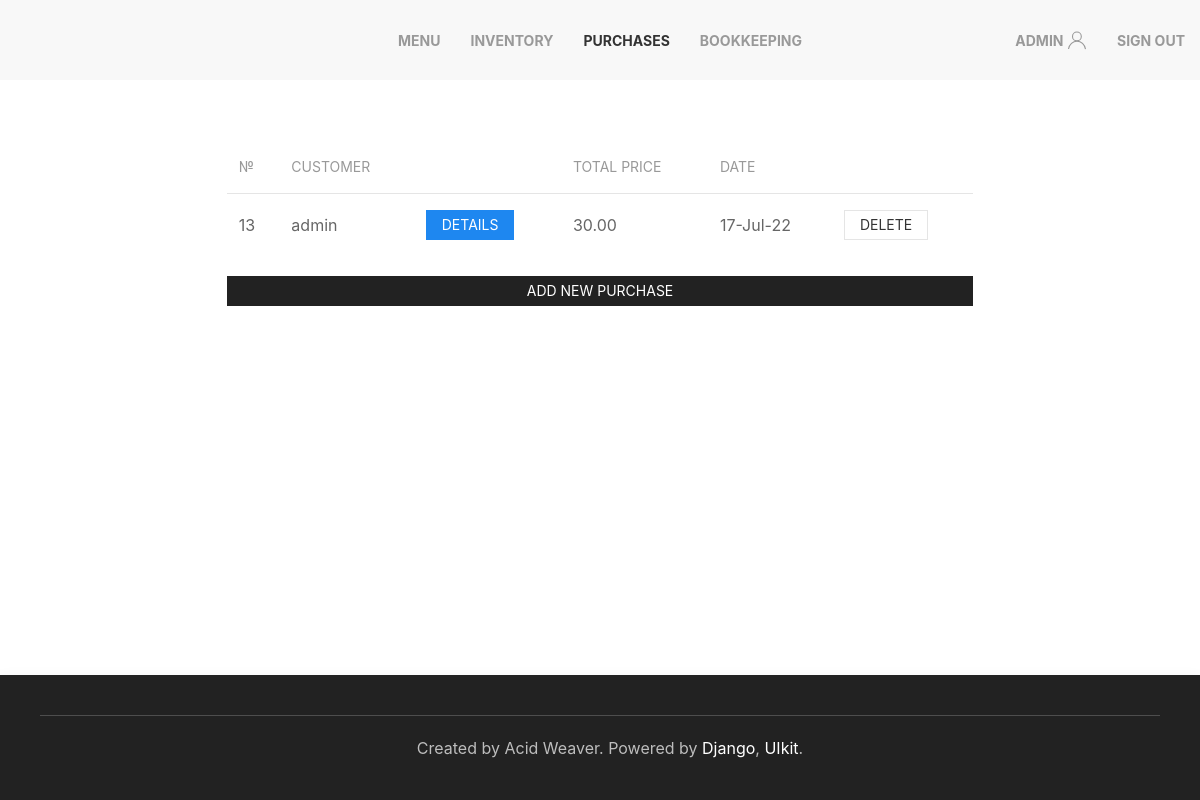
Page /purchases (signed in) on the committed database.
### inventory/models.py (models this page shows, shortened)
class Purchase(models.Model):
	menu_items = models.JSONField(null=True)
	client = models.ForeignKey(settings.AUTH_USER_MODEL, on_delete=models.PROTECT)
	time_create = models.DateTimeField(auto_now_add=True)
	@property
	def total_price(self):
		sum = 0
		for item in dict(self.menu_items).items():
			sum += MenuItem.objects.get(title=item[0]).price * item[1]
		return sum

class MenuItem(models.Model):
	title = models.CharField(max_length=255, unique=True)
	price = models.DecimalField(max_digits=5, decimal_places=2, default=0)

### inventory/views.py (the view)
# urls.py: path('purchases', PurchaseView.as_view(), name='purchase'),
class PurchaseView(LoginRequiredMixin,DataMixin, ListView):
	model = Purchase
	template_name = 'inventory/purchase.html'
	def get_context_data(self, **kwargs):
		context = super().get_context_data(**kwargs)
		mixin_context = self.get_user_context(title='Purchases', select=2)
		return dict(list(context.items()) + list(mixin_context.items()))

### inventory/utils.py (called while the page is built)
	def get_user_context(self, **kwargs):
		context = kwargs
		if 'select' in context:
			context['select'] = navigation[context['select']]
		context['nav_menu'] = navigation
		return context

### inventory/templates/inventory/purchase.html (shortened to what this page needs)
{% extends 'inventory/base.html' %}
{% block content %}
<div class="uk-grid-match uk-margin-remove-left" uk-grid>
	<div class="uk-width-expand uk-padding-remove">
		<table class="uk-table uk-table-middle uk-table-divider">
			<thead>
				<tr>
					<th>№</th>
					<th>Customer</th>
					<th></th>
					<th>Total Price</th>
					<th>Date</th>
					<th></th>
				</tr>
			</thead>
			<tbody>
				{% for item in object_list %}
				<tr>
					<td>{{ item.id }}</td>
					<td>{{ item.client }}</td>
					<td><a class="uk-button uk-button-primary uk-button-small" href="#modal-center-{{ item.id }}" uk-toggle>Details</a></td>
					<td>{{ item.total_price }}</td>
					<td>{{ item.time_create|date:"d-M-y" }}</td>
					<td>
						<a class="uk-button uk-button-default uk-button-small" href="{% url 'delete_purchase' item.pk %}">Delete</a>
					</td>
				</tr>
				{% endfor %}
			</tbody>
		</table>
		<a class="uk-button uk-button-secondary uk-button-small" href="{% url 'create_purchase' %}">Add new purchase</a>
	</div>
</div>
{% endblock %}

### inventory/templates/inventory/base.html (shortened to what this page needs)
{% load static %}
<!DOCTYPE html>
<html id="main">
	<head>
        <link rel="stylesheet" href="{% static 'inventory/css/uikit.min.css' %}" />
	</head>
	<body uk-height-match="target:main">
		{% block mainmenu %}
		<nav class="uk-navbar-container uk-visible@m" uk-navbar>
			<div class="uk-navbar-center">
				<ul class="uk-navbar-nav">
					{% for m in nav_menu %}
					{% if select != m %}
					<li><a class="uk-text-bold" href="{% url m.url_name %}">{{ m.title }}</a></li>
					{% else %}
					<li class="uk-active"><a class="uk-text-bold" href="{% url m.url_name %}">{{ m.title }}</a></li>
					{% endif %}
					{% endfor %}
				</ul>
			</div>
			<div class="uk-navbar-right">
				{% if request.user.is_authenticated %}
				<ul class="uk-navbar-nav">
					<li><a class="uk-text-bold" href="#">{{ user.username }}<span uk-icon="icon: user"></span></a></li>
					<li><a class="uk-text-bold" href="{% url 'logout' %}">Sign out</a></li>
				</ul>
				{% else %}
				<ul class="uk-navbar-nav">
					<li><a class="uk-text-bold" href="{% url 'login' %}">Sign in</a></li>
					<li><a class="uk-text-bold" href="{% url 'registration' %}">Sign up</a></li>
				</ul>
				{% endif %}
			</div>
		</nav>
		{% endblock mainmenu %}
		<div class="uk-padding">
			{% block content %}
			{% endblock %}
		</div>
		<div uk-height-viewport="expand: true"></div>
		<footer class="uk-background-secondary">
			<div class="uk-card uk-card-secondary uk-card-body uk-text-center uk-position-z-index" uk-sticky="position: bottom;">
				<hr />
				<p class="uk-margin-left uk-margin-remove-top">Created by Acid Weaver.
				Powered by <a href="https://www.djangoproject.com/" target="_blank">Django</a>, <a href="https://getuikit.com/" target="_blank">UIkit</a>.</p>
			</div>
		</footer>
	</body>
</html>

### rows in the picture
Purchase: id "13", client "admin", total_price "30.00", time_create "17-Jul-22"

### other values in the picture
{{ m.title }} "MENU" "INVENTORY" "BOOKKEEPING"
{{ m.title }} "PURCHASES"
{{ user.username }} "ADMIN"
